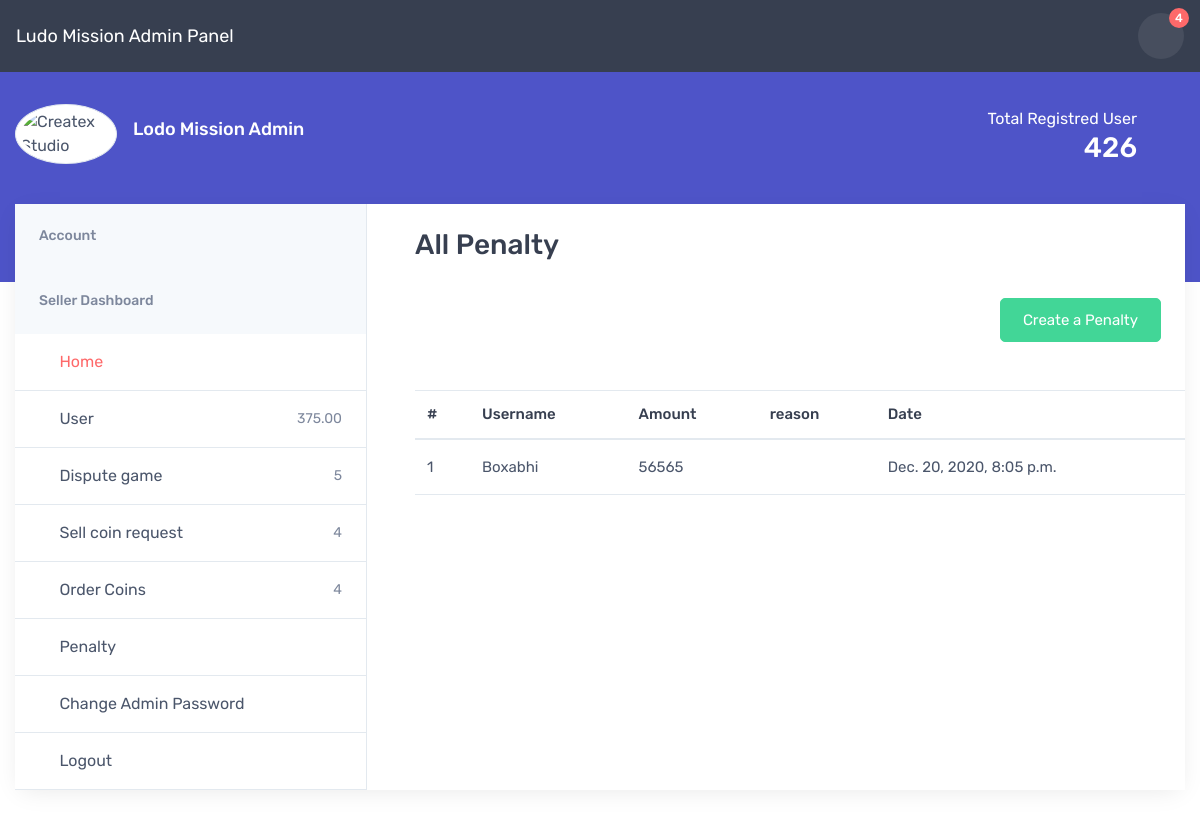
The app's page /paneladmin/show_penalty/, older data.
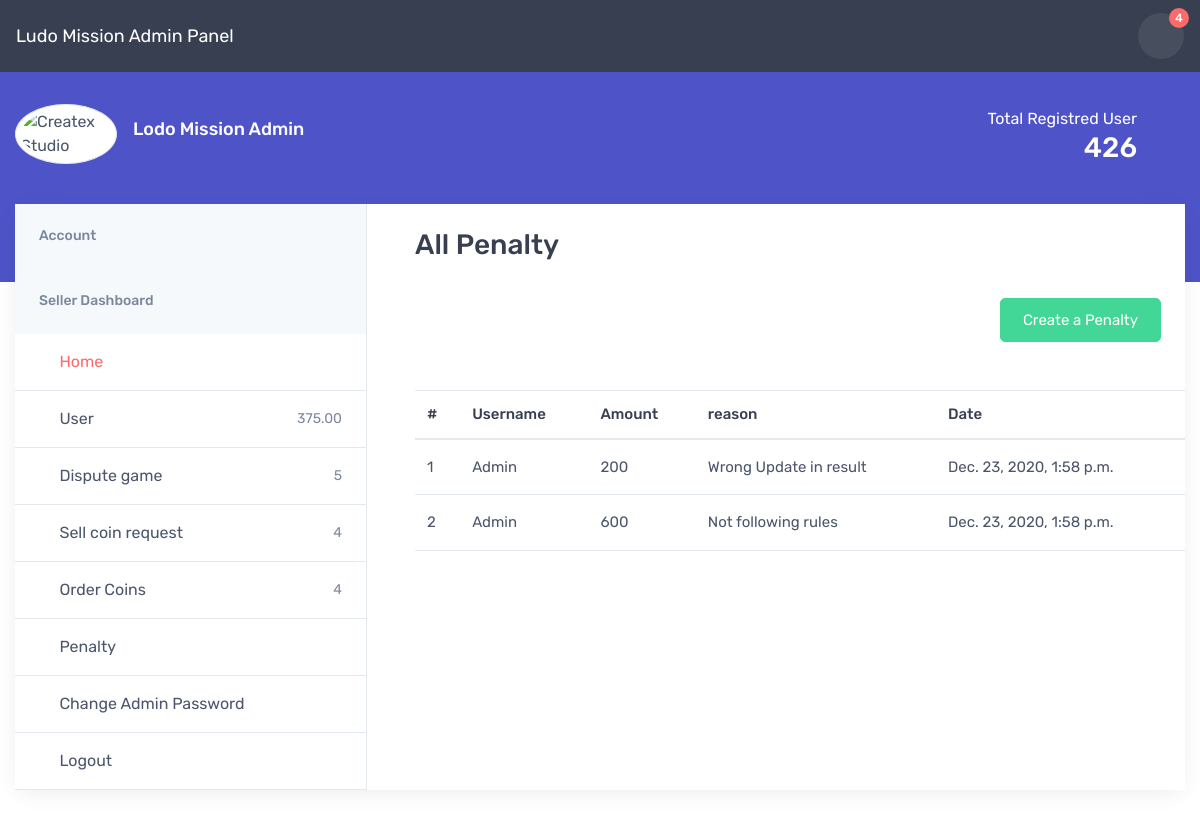
The same page, newer data.
### transaction/models.py (models this page shows, shortened)
class Penalty(models.Model):
    user = models.ForeignKey(User , on_delete=models.CASCADE)
    amount = models.IntegerField(default=0)
    reason = models.CharField(max_length=1000 , blank=True , null=True)
    created_at = models.DateTimeField(auto_now=True)

### adminpanel/views.py (the view)
# urls.py: path('show_penalty/' , show_penalty,name='show_penalty'),
def show_penalty(request):
    objects = Penalty.objects.all()
    paginator  = Paginator(objects, 2)
    page  = request.GET.get('page' , 1)
    try:
        page_obj = paginator.page(page)
    except PageNotAnInteger:
        page_obj = paginator.page(1)
    except EmptyPage:
        page_obj= paginator.page(paginator.num_pages)
    context = {'page_obj': page_obj}
    return render(request, 'admin_panel/show_penalty.html' , context)

### templates/admin_panel/show_penalty.html (shortened to what this page needs)
{% extends "admin_panel/base.html" %}
{% block start %}
<section class="col-lg-8">
    <div class="">
    <h3 class="pt-4 pb-4">All Penalty</h3>
    <div class="float-right text-right mb-5 mr-4">
    <a href="{% url 'penalty' %}" class="btn btn-success">Create a Penalty</a>
</div>
</div>
    <div class="table-responsive font-size-md">
        <table class="table table-hover mb-0">
            <thead>
                <tr>
                    <th> #</th>
                    <th>Username</th>
                    <th>Amount</th>
                    <th>reason</th>
                    <th>Date</th>
                </tr>
            </thead>
            <tbody>
                {% for penalty in page_obj  %}
                <tr>
                    <td class="py-3 align-middle">{{forloop.counter}}</td>
                    <td class="py-3 align-middle text-capitalize">{{penalty.user.username}}</td>
                    <td class="py-3 align-middle">{{penalty.amount}}</td>
                    <td class="py-3 align-middle">{{penalty.reason}}</td>
                    <td class="py-3 align-middle">{{penalty.created_at}}</td>
                </tr>
                {% endfor %}
            </tbody>
        </table>
    </div>
    <hr class="pb-4">
</section>
{% endblock %}

Row changes from the older to the newer data that the page shows:
removed Penalty: user.username "Boxabhi", amount "56565", created_at "Dec. 20, 2020, 8:05 p.m."
added Penalty: user.username "Admin", amount "200", reason "Wrong Update in result", created_at "Dec. 23, 2020, 1:58 p.m."
added Penalty: user.username "Admin", amount "600", reason "Not following rules", created_at "Dec. 23, 2020, 1:58 p.m."
